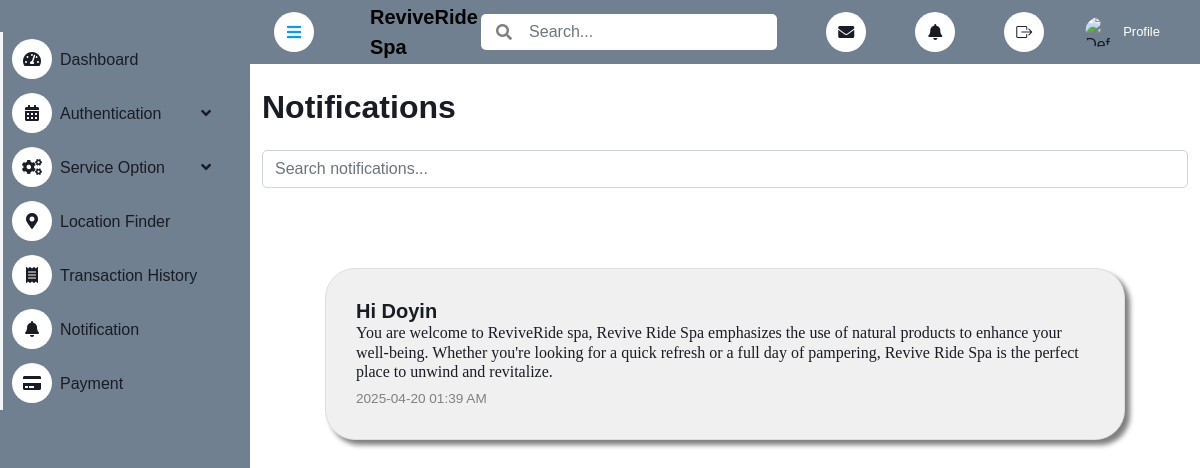
Page /notification/7/ (signed in) on the committed database.
### reviveride_spa/models.py (models this page shows, shortened)
class Notification(models.Model):
    user = models.ForeignKey(User, on_delete=models.CASCADE)
    title = models.CharField(max_length=100)
    message = models.TextField()  # better for large text
    is_read = models.BooleanField(default=False)
    created_at = models.DateTimeField(auto_now_add=True)
    updated_at = models.DateTimeField(auto_now=True)

### reviveride_spa/views.py (the view)
# urls.py: path('notification/<int:pk>/', views.notification_detail, name='notification_detail'),
@login_required
def notification_detail(request, pk):
    notification = get_object_or_404(Notification, pk=pk, user=request.user)
    if not notification.is_read:
        notification.is_read = True
        notification.save()
    return render(request, 'Car_owners/notification/notification_detail.html', {'notification': notification})

### templates/Car_owners/notification/notification_detail.html (shortened to what this page needs)
{% load static %}
<!DOCTYPE html>
<html lang="en">
<head>
    <link href="https://cdnjs.cloudflare.com/ajax/libs/font-awesome/5.10.0/css/all.min.css" rel="stylesheet">
    <link href="https://cdn.jsdelivr.net/npm/bootstrap-icons@1.4.1/font/bootstrap-icons.css" rel="stylesheet">
    <link href="{% static 'css/bootstrap.min.css' %}" rel="stylesheet">
    <link href="{% static 'css/style.css' %}" rel="stylesheet">
</head>
<body>
    <div class="container-xxl position-relative bg-white d-flex p-0">
        <div class="sidebar pe-4 pb-3">
            <nav class="navbar bg-light navbar-light">
                <div class="navbar-nav w-100">
                    <a href="{% url 'dashboard' %}" class="nav-item nav-link"><i class="fa fa-tachometer-alt me-2"></i>Dashboard</a>
                    <div class="nav-item dropdown">
                        <a href="#" class="nav-link dropdown-toggle" data-bs-toggle="dropdown"><i class="fa fa-calendar-alt me-2"></i>Authentication</a>
                    </div>
                    <div class="nav-item dropdown">
                        <a href="#" class="nav-link dropdown-toggle" data-bs-toggle="dropdown"><i class="fa fa-cogs me-2"></i>Service Option</a>
                    </div>
                    <a href="{% url 'locationFinder' %}" class="nav-item nav-link"><i class="fa fa-map-marker-alt me-2"></i>Location Finder</a>
                    <a href="{% url 'service' %}" class="nav-item nav-link"><i class="fa fa-receipt me-2"></i>Transaction History</a>
                    <div class="nav-item dropdown">
                        <a href="{% url 'notification' %}" class="nav-link"><i class="fa fa-bell me-2"></i>Notification</a>
                    </div>
                    <div class="nav-item">
                        <a href="{% url 'payment' %}" class="nav-link"><i class="fa fa-credit-card me-2"></i>Payment</a>
                    </div>
                </div>
            </nav>
        </div>
        <div class="content">
            <nav class="navbar navbar-expand bg-light navbar-light sticky-top px-4 py-0">
                <a href="#" class="sidebar-toggler flex-shrink-0 me-3">
                    <i class="fa fa-bars"></i>
                </a>
                <div class="d-none d-lg-block ms-3">
                    <span style="color: black; font-size: 13px;"><b style="font-size: 20px;">ReviveRide Spa</b></span>
                </div>
                <form class="d-none d-md-flex ms-auto me-4" style="width: 400px; position: relative;">
                    <input class="form-control border-0 ps-5" type="search" placeholder="Search..." style="width: 100%;">
                    <i class="fa fa-search" style="position: absolute; top: 50%; left: 15px; transform: translateY(-50%); color: gray;"></i>
                </form>
                <div class="navbar-nav align-items-center">
                    <div class="nav-item dropdown me-3">
                        <a href="#" class="nav-link" data-bs-toggle="dropdown" aria-label="Messages">
                            <i class="fa fa-envelope me-lg-2" title="messages"></i>
                        </a>
                    </div>
                    <div class="nav-item dropdown me-3">
                        <a href="{% url 'notification' %}" class="nav-link"  aria-label="Notifications">
                            <i class="fa fa-bell me-lg-2" title="Notification"></i>
                        </a>
                    </div>
                    <div class="nav-item dropdown me-3">
                        <a href="{% url 'logout' %}" class="nav-link" title="Logout" aria-label="Logout">
                            <i class="bi bi-box-arrow-right"></i>
                        </a>
                    </div>
                    <div class="nav-item dropdown me-3">
                        <a href="#" class="nav-link d-flex align-items-center" data-bs-toggle="dropdown" aria-expanded="false">
                            <img class="rounded-circle me-2" src="https://www.w3schools.com/howto/img_avatar.png" alt="Default Profile Picture" style="width: 30px; height: 30px;">
                            <div class="d-none d-lg-flex flex-column" style="color: white;">
                                <span style="font-size: 13px;">Profile</span>
                            </div>
                        </a>
                    </div>
                </div>
            </nav>
            <div class="container">
                <h2 class="my-4">Notifications</h2>
                <input type="text" class="form-control search-bar" placeholder="Search notifications..." oninput="filterNotifications()">
                    <div class="row">
                        <div class="leftcolumn">
                            <div class="card">
                                <div class="notification-list">
                                    <a href="{% url 'notification' %}">
                                        <div class="notification-content">
                                            <h5 class="notification-title">{{ notification.title }}</h5>
                                            <h6 class="notification-content" style="font-weight: normal; font-family:firacode;">{{ notification.message }}</h6>
                                            <div class="timestamp">{{ notification.created_at|date:'Y-m-d H:i A' }}</div>
                                        </div>
                                    </a>
                                </div>
                            </div>
                        </div>
                    </div>
                </div>
            </div>
        </div>
</body>
</html>

### static/css/style.css (style rules this page uses)
:root { --primary: #009cff; --light: #f3f6f9; --dark: #191c24; }
.sidebar { position: fixed; top: 0; left: 0; bottom: 0; width: 250px; height: 100vh; overflow-y: hidden; background-color: #708090; transition: 0.5s; z-index: 999; }
.content { margin-left: 250px; min-height: 100vh; flex-grow: 1; transition: 0.5s; }
@media (min-width: 992px) { .sidebar { margin-left: 0; } }
@media (min-width: 992px) { .content { width: calc(100% - 250px); } }
.sidebar .navbar .navbar-nav .nav-link { padding: 7px 9px; color: var(--dark); font-weight: 500; border-left: 3px solid var(--light); border-radius: 0 30px 30px 0; outline: none; }
.sidebar .navbar .navbar-nav .nav-link i { width: 40px; height: 40px; display: inline-flex; align-items: center; justify-content: center; background: #ffffff; border-radius: 40px; }
.sidebar .navbar .dropdown-toggle::after { position: absolute; top: 15px; right: 15px; border: none; content: '\f107'; font-family: 'Font Awesome 5 Free'; font-weight: 900; transition: 0.5s; }
.content .navbar .navbar-nav .nav-link { margin-left: 25px; padding: 12px 0; color: var(--dark); outline: none; }
.content .navbar .sidebar-toggler, .content .navbar .navbar-nav .nav-link i { width: 40px; height: 40px; display: inline-flex; align-items: center; justify-content: center; background: #ffffff; border-radius: 40px; }

### templates/Car_owners/notification/notification_detail.html (style rules this page uses)
body { font-family: 'Heebo', sans-serif; }
.card { max-width: 800px; margin: 20px auto; padding: 20px; border: 1px solid #ddd; border-radius: 8px; background-color: #f9f9f9; }
.notification-title { font-weight: bold; }
.timestamp { font-size: 0.85em; color: gray; }
.search-bar { margin: 20px 0; }
.notification-content h5 { margin: 0; }
body { font-family: Arial, sans-serif; background-color: #f9f9f9; }
.card { width: 1000px; background-color: #F0F0F0; padding: 30px; margin: 60px auto; border-radius: 30px; box-shadow: 5px 5px 5px grey; transition: transform 0.5s ease-in-out; }

### rows in the picture
Notification: title "Hi Doyin", message "You are welcome to ReviveRide spa, Revive Ride Spa emphasizes the use of natural products to enhance your well-being. Whether you're looking for a quick refresh or a full day of pampering, Revive Ride Spa is the perfect place to unwind and revitalize.", created_at "2025-04-20 01:39 AM"
